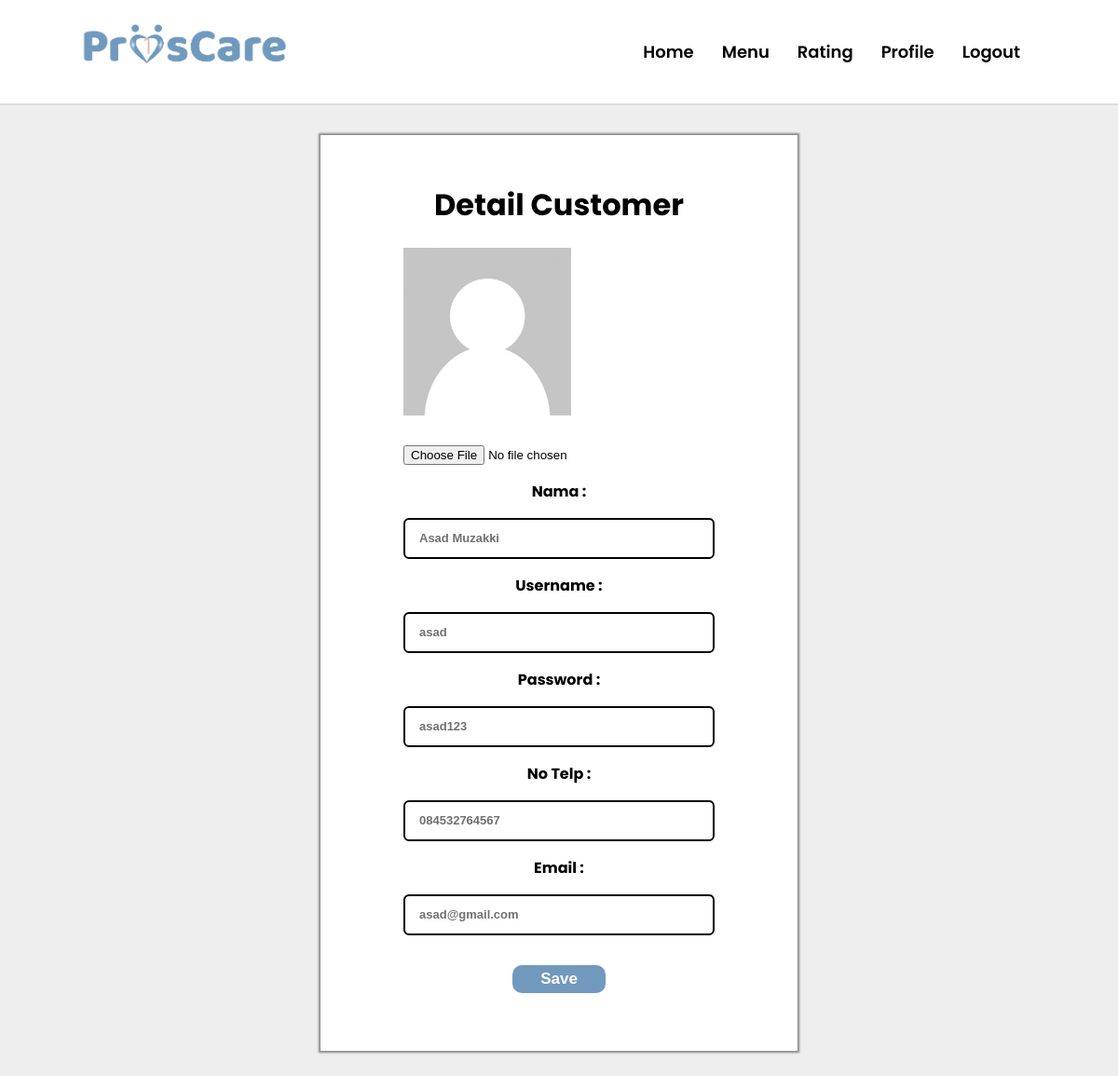
/Profile/editProfile.php (signed in), run on the app's committed database.
### tables this page shows
CREATE TABLE `customer` (
  `id` int(255) NOT NULL,
  `nama` varchar(360) DEFAULT NULL,
  `username` varchar(360) NOT NULL,
  `password` varchar(15) NOT NULL,
  `email` varchar(360) NOT NULL,
  `no_telp` varchar(20) DEFAULT NULL,
  `photo` varchar(360) DEFAULT NULL,
  `id_admin` int(255) NOT NULL
);

### loginProscare/koneksi.php (called while the page is built, shortened)
<?php
$koneksi = mysqli_connect("localhost", "root", "", "proscare");
function query($query)
{
   global $koneksi;
   $result = mysqli_query($koneksi, $query);
   $rows = [];
   while ($row = mysqli_fetch_assoc($result)) {
      $rows[] = $row;
   }
   return $rows;
}
?>

### Profile/editProfile.php (the view, shortened to what this page needs)
<?php
require "../loginProscare/koneksi.php";
$id = $_SESSION['idCustomer'];
$data = query("SELECT * FROM customer WHERE id = '$id'")[0];
if($data['photo'] === ""){
    $photo = "nophoto.png";
}else{
    $photo = $data['photo'];
}
?>
<!DOCTYPE html>
<html lang="en">
<head>
    <link rel="stylesheet" href="css/editProfile.css">
</head>
<body>
    <div class="navbar">
        <a href="#"><img src="../loginProscare/img/logo web.png" alt="" style="height: 60px;"></a>
        <ul class="nav">
            <li><a href="../customer/Homepage.php"> Home </a></li>
            <li><a href="../customer/Menu.php"> Menu </a></li>
            <li><a href="../customer/rating.php"> Rating </a></li>
            <li><a href="../Profile/profileCustomer.php"> Profile </a></li>
            <li><a href="../loginProscare/logout.php"> Logout </a></li>
        </ul>
    </div>
<form action="controller/editCustomer.php" method="post" enctype="multipart/form-data">
    <div class="content">
        <div class="card">
            <h1>Detail Customer</h1>
            <div class="container">
                <div class="area">
                    <img src="../Asset/image/<?= $photo ?>" alt="profile-photo" style="width: auto; height: 180px;">
                    <input type="file" name="gambar" id="">
                </div>
                <div class="details">
                    <p style="font-weight: bold;">Nama : </p>
                    <input type="text" value="<?= $data['nama'] ?>" name="nama">
                    <p style="font-weight: bold;">Username : </p>
                    <input type="text" value="<?= $data['username'] ?>" name="username">
                    <p style="font-weight: bold;">Password : </p>
                    <input type="text" value="<?= $data['password'] ?>" name="password">
                    <p style="font-weight: bold;">No Telp : </p>
                    <input type="text" value="<?= $data['no_telp'] ?>" name="phone">
                    <p style="font-weight: bold;">Email : </p>
                    <input type="text" value="<?= $data['email'] ?>" name="email">
                </div>
            </div>
            <button type="submit" class="button" name="submit">Save</button>
        </div>
    </div>
</form>
</body>
</html>

### Profile/css/editProfile.css (style rules this page uses)
body { margin: 0; padding: 0; font-family: "Poppins", serif; }
.navbar { position: relative; display: flex; padding: 20px 80px; justify-content: space-between; align-items: center; border-bottom: 2px solid #dbdbdb; }
.navbar ul { display: flex; float: left; list-style: none; padding: 6px 10px; }
.navbar ul li { padding: 0px 15px; }
.navbar a { font-size: large; font-weight: 520; color: black; text-decoration: none; }
.content { padding: 32px 0px; height: max-content; display: flex; justify-content: center; background-color: #eeeeee; }
.card { display: flex; flex-direction: column; width: 40%; padding: 30px 16px; align-content: center; align-items: center; background-color: white; box-shadow: 0px 0px 2px 2px rgba(34, 34, 34, 0.5); }
.area img { display: block; max-height: 250px; width: auto; }
.area input { margin-top: 2rem; display: flex; justify-content: center; align-items: center; }
.card .details { text-align: center; }
.button { display: flex; justify-content: center; align-items: center; margin-top: 2rem; margin-bottom: 2rem; font-size: 17px; font-weight: 600; padding: 5px; width: 100px; border-radius: 10px; border-style: none; background-color: #7199BE; color: #fff; }
.details input { height: 40px; width: 300px; font-size: 13px; font-weight: 600; color: #707070; border: 2px solid black; border-radius: 6px; padding: 0 15px; }

### data on the page
customer: photo (placeholder picture), nama "Asad Muzakki", username "asad", password "asad123", phone "084532764567", email "asad@gmail.com"
